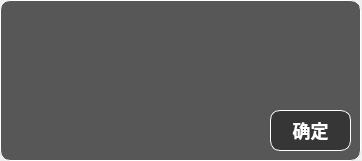
<?xml version="1.0" encoding="UTF-8"?>
<ui version="4.0">
 <class>MESNoticeDialog</class>
 <widget class="QDialog" name="MESNoticeDialog">
  <property name="geometry">
   <rect>
    <x>0</x>
    <y>0</y>
    <width>362</width>
    <height>161</height>
   </rect>
  </property>
  <property name="windowTitle">
   <string>Dialog</string>
  </property>
  <widget class="QWidget" name="widget" native="true">
   <property name="geometry">
    <rect>
     <x>0</x>
     <y>0</y>
     <width>361</width>
     <height>161</height>
    </rect>
   </property>
   <property name="styleSheet">
    <string notr="true">#widget{
border: 1px solid rgb(255, 255, 255);
border-radius: 10px;	
background-color: rgba(44, 44, 44,200);
}</string>
   </property>
   <widget class="QPushButton" name="ptOK">
    <property name="geometry">
     <rect>
      <x>270</x>
      <y>110</y>
      <width>81</width>
      <height>41</height>
     </rect>
    </property>
    <property name="focusPolicy">
     <enum>Qt::NoFocus</enum>
    </property>
    <property name="styleSheet">
     <string notr="true">border: 1px solid rgb(255, 255, 255);
border-radius: 10px;	
background-color: rgba(44, 44, 44,200);
color: rgb(255, 255, 255);
font:bold 18px;</string>
    </property>
    <property name="text">
     <string>确定</string>
    </property>
   </widget>
   <widget class="QTextEdit" name="textEdit">
    <property name="geometry">
     <rect>
      <x>10</x>
      <y>10</y>
      <width>341</width>
      <height>91</height>
     </rect>
    </property>
    <property name="focusPolicy">
     <enum>Qt::NoFocus</enum>
    </property>
    <property name="styleSheet">
     <string notr="true">color: rgb(255, 255, 255);
font:bold 24px;
border: 0px solid rgb(255, 255, 255);
border-radius: 10px;	
background-color: rgba(255, 255, 255, 0);</string>
    </property>
    <property name="readOnly">
     <bool>true</bool>
    </property>
    <property name="html">
     <string>&lt;!DOCTYPE HTML PUBLIC &quot;-//W3C//DTD HTML 4.0//EN&quot; &quot;http://www.w3.org/TR/REC-html40/strict.dtd&quot;&gt;
&lt;html&gt;&lt;head&gt;&lt;meta name=&quot;qrichtext&quot; content=&quot;1&quot; /&gt;&lt;style type=&quot;text/css&quot;&gt;
p, li { white-space: pre-wrap; }
&lt;/style&gt;&lt;/head&gt;&lt;body style=&quot; font-family:'宋体'; font-size:24px; font-weight:600; font-style:normal;&quot;&gt;
&lt;p style=&quot;-qt-paragraph-type:empty; margin-top:0px; margin-bottom:0px; margin-left:0px; margin-right:0px; -qt-block-indent:0; text-indent:0px;&quot;&gt;&lt;br /&gt;&lt;/p&gt;&lt;/body&gt;&lt;/html&gt;</string>
    </property>
   </widget>
  </widget>
 </widget>
 <resources/>
 <connections/>
</ui>
